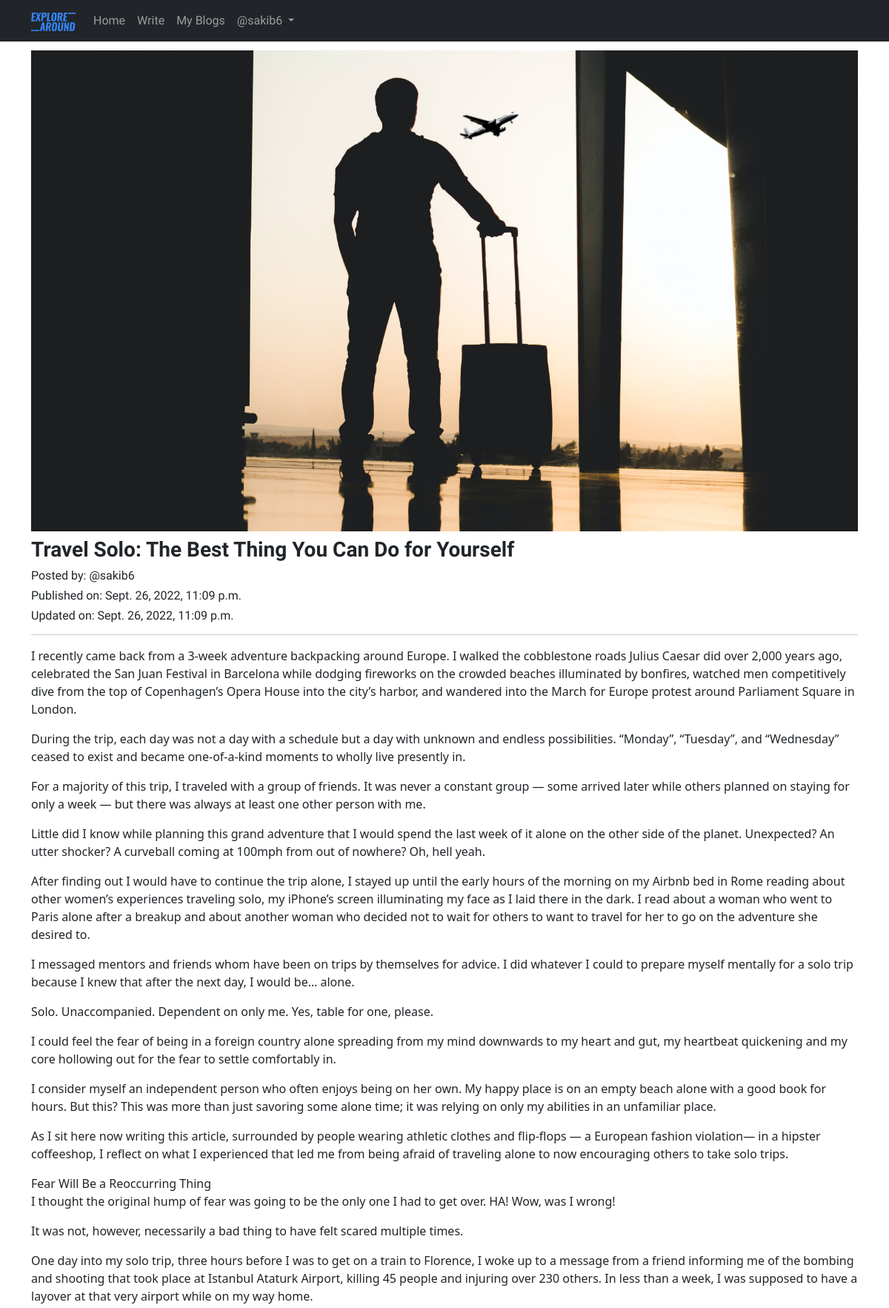
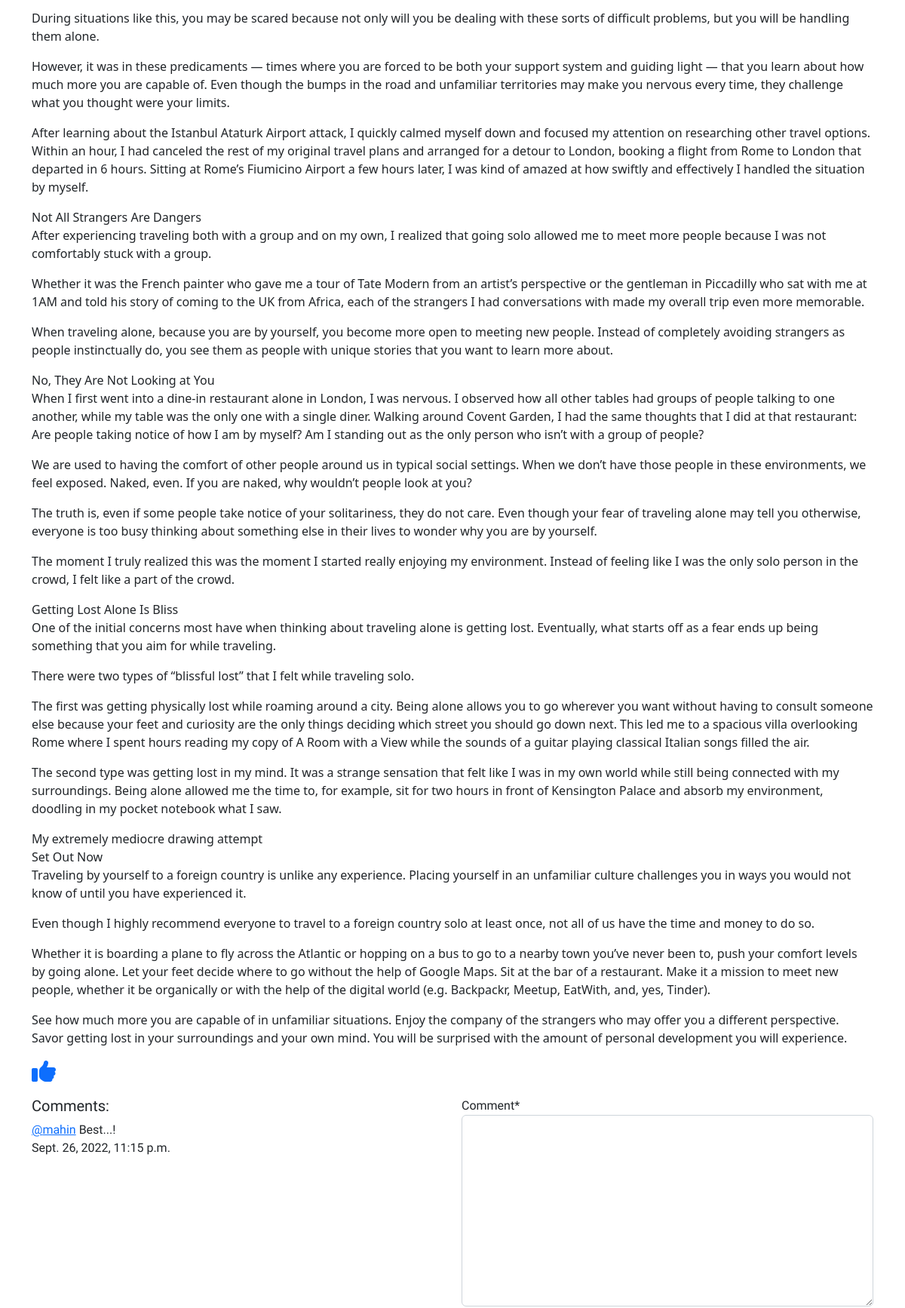
/blog/Travel-Solo:-The-Best-Thing-You-Can-Do-for-Yourself-6e1774ce-73ef-4d42-9e94-55f970755554 (signed in, upper part), run on the app's committed database (2 pictures, top to bottom).
### Blog_Management/models.py (models this page shows, shortened)
class Blog(models.Model):
    author = models.ForeignKey(User, on_delete=models.CASCADE, related_name='post_author')
    blog_title = models.CharField(max_length=264, verbose_name='Title')
    slug = models.SlugField(max_length=264, unique=True)
    blog_content = models.TextField(verbose_name='Please write what is on your mind?')
    blog_image = models.ImageField(upload_to='blog_pics', verbose_name='Image')
    publish_date = models.DateTimeField(auto_now_add=True)
    update_date = models.DateTimeField(auto_now=True)
    class Meta:
        ordering = ('-publish_date', )

class Comment(models.Model):
    blog = models.ForeignKey(Blog, on_delete=models.CASCADE, related_name='blog_comment')
    user = models.ForeignKey(User, on_delete=models.CASCADE, related_name='user_comment')
    comment = models.TextField()
    comment_date = models.DateTimeField(auto_now_add=True)
    class Meta:
        ordering = ('-comment_date', )

### Blog_Management/views.py (the view, shortened to what this page needs)
# urls.py: path('<str:slug>', views.full_blog, name='full_blog'),
@login_required
def full_blog(request, slug):
    blog = Blog.objects.get(slug=slug)
    comment_form = CommentForm()
    already_liked = Like.objects.filter(blog=blog, user=request.user)
    if already_liked:
        liked = True
    else:
        liked = False
    return render(request, 'Blog_Management/full_blog.html', {'blog': blog, 'comment_form': comment_form, 'liked': liked})

### Blog_Management/forms.py
class CommentForm(forms.ModelForm):
    class Meta:
        model = Comment
        fields = ('comment', )

### templates/Blog_Management/full_blog.html (shortened to what this page needs)
{% extends 'base.html' %}
{% load crispy_forms_tags %}
{% block main_content %}
<div class="row">
    <div class="col-lg-12">
        <img src="/media/{{ blog.blog_image }}" width="100%">
        <div class="mt-2">
            <h3 class="title-font">{{ blog.blog_title }}</h3>
            <div class="time-font">
                <h6>Posted by: @{{ blog.author }}</h6>
                <h6>Published on: {{ blog.publish_date }}</h6>
                <h6>Updated on: {{ blog.update_date }}</h6>
            </div>
        </div>
        <hr>
        <p class="regular-font">{{ blog.blog_content|linebreaks }}</p>
        {% if not liked %}
            <a href="{% url 'Blog_Management_App:liked_post' pk=blog.pk %}"><i class="fa fa-solid fa-thumbs-up fa-2x"></i></a>
        {% else %}
            <a href="{% url 'Blog_Management_App:unliked_post' pk=blog.pk %}"><i class="fa fa-solid fa-thumbs-down fa-2x"></i></a>
        {% endif %}
    </div>
</div>
<div class="row mb-4 mt-3">
    <div class="col-lg-6">
        <h5 class="time-font">Comments:</h5>
        {% for comment in blog.blog_comment.all %}
            <div class="time-font">
                <p><a href="#">@{{ comment.user }}</a> {{ comment.comment }} <br> {{ comment.comment_date }}</p>
            </div>
        {% endfor %}
    </div>
    <div class="col-lg-6">
        <form method="POST" class="time-font">
            {{ comment_form|crispy }}
        </form>
    </div>
</div>
{% endblock main_content %}

### templates/base.html (shortened to what this page needs)
<!DOCTYPE html>
{% load static %}
<html lang="en">
<head>
    <link href="https://cdn.jsdelivr.net/npm/bootstrap@5.2.0-beta1/dist/css/bootstrap.min.css" rel="stylesheet">
    <link href="https://maxcdn.bootstrapcdn.com/font-awesome/4.7.0/css/font-awesome.min.css" rel="stylesheet">
    <link rel="stylesheet" href="{% static 'css/style.css' %}">
</head>
<body>
    <header>
      <nav class="navbar navbar-dark navbar-expand-lg bg-dark nav-font fixed-top">
        <div class="container">
          <a class="navbar-brand" href="{% url 'index' %}"><img src="/media/logo.png" width='60px' alt="Logo"></a>
          <div class="collapse navbar-collapse" id="navbarSupportedContent">
            <ul class="navbar-nav me-auto mb-2 mb-lg-0">
              <li class="nav-item">
                <a class="nav-link" href="{% url 'index' %}">Home</a>
              </li>
              {% if user.is_authenticated %}
                <li class="nav-item">
                  <a class="nav-link" href="{% url 'Blog_Management_App:write_blog' %}">Write</a>
                </li>
                <li class="nav-item">
                  <a class="nav-link" href="{% url 'Blog_Management_App:my_blogs' %}">My Blogs</a>
                </li>
                <li class="nav-item dropdown">
                  <a class="nav-link dropdown-toggle" href="#" role="button" data-bs-toggle="dropdown" aria-expanded="false">
                    @{{ user.username }}
                  </a>
                </li>
              {% endif %}
            </ul>
          </div>
        </div>
      </nav>
    </header>
    <section class="container">
        {% block main_content %}
        {% endblock main_content %}
    </section>
</body>
</html>

### static/css/style.css (style rules this page uses)
.nav-font { font-family: 'Oswald', sans-serif; font-weight: 300; }
.title-font { font-family: 'Oswald', sans-serif; font-weight: bold; }
.regular-font { font-family: 'Source Serif Pro', serif; }
.time-font { font-family: 'Source Sans Pro', sans-serif; }

### templates/base.html (style rules this page uses)
body { padding-top: 68px; }

### data on the page
Blog: blog_image (picture), blog_title "Travel Solo: The Best Thing You Can Do for Yourself", author "sakib6", publish_date "Sept. 26, 2022, 11:09 p.m.", update_date "Sept. 26, 2022, 11:09 p.m.", blog_content "I recently came back from a 3-week adventure backpacking around Europe. I walked the cobblestone roads Julius Caesar did over 2,000 years ago, celebrated the San Juan Festival in Barcelona while dodging fireworks on the crowded beaches illuminated by bonfires, watched men competitively dive from the top of Copenhagen’s Opera House into the city’s harbor, and wandered into the March for Europe protest around Parliament Square in London. During the trip, each day was not a day with a schedule but a day with unknown and endless possibilities. “Monday”, “Tuesday”, and “Wednesday” ceased to exist and became one-of-a-kind moments to wholly live presently in. For a majority of this trip, I…"
Comment: user "mahin", comment "Best...!", comment_date "Sept. 26, 2022, 11:15 p.m."

### other printed values
{{ user.username }} "sakib6"
